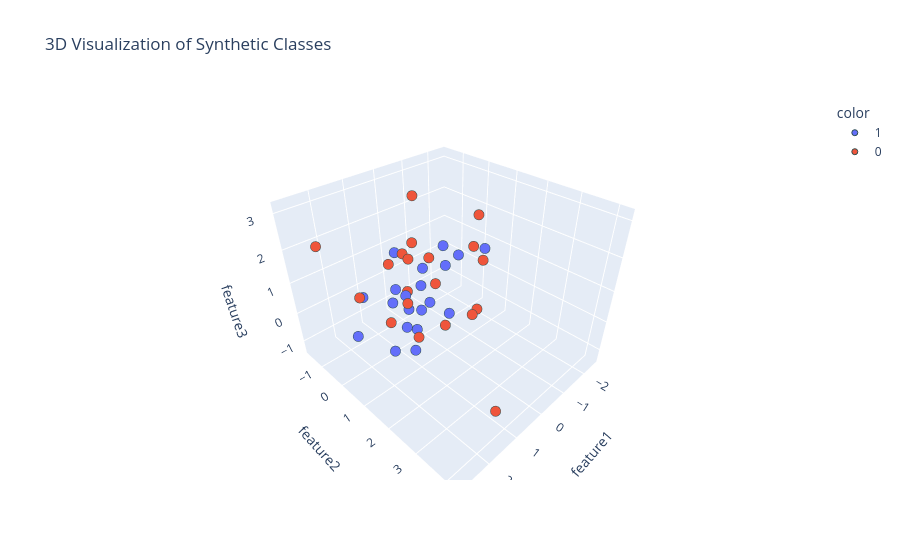

The code cell stored with this chart in its notebook:
### Code cell
# %pylab inline

# from matplotlib import pyplot as plt
# from mpl_toolkits.mplot3d import Axes3D
# from mpl_toolkits.mplot3d import proj3d
# from matplotlib.patches import FancyArrowPatch


# class Arrow3D(FancyArrowPatch):
#     def __init__(self, xs, ys, zs, *args, **kwargs):
#         FancyArrowPatch.__init__(self, (0,0), (0,0), *args, **kwargs)
#         self._verts3d = xs, ys, zs

#     def draw(self, renderer):
#         xs3d, ys3d, zs3d = self._verts3d
#         xs, ys, zs = proj3d.proj_transform(xs3d, ys3d, zs3d, renderer.M)
#         self.set_positions((xs[0],ys[0]),(xs[1],ys[1]))
#         FancyArrowPatch.draw(self, renderer)

# fig = plt.figure(figsize=(7,7))
# ax = fig.add_subplot(111, projection='3d')

# ax.plot(df['feature1'], df['feature2'], df['feature3'], 'o', markersize=8, color='blue', alpha=0.2)
# ax.plot([df['feature1'].mean()], [df['feature2'].mean()], [df['feature3'].mean()], 'o', markersize=10, color='red', alpha=0.5)
# for v in eigen_vectors.T:
#     a = Arrow3D([df['feature1'].mean(), v[0]], [df['feature2'].mean(), v[1]], [df['feature3'].mean(), v[2]], mutation_scale=20, lw=3, arrowstyle="-|>", color="r")
#     ax.add_artist(a)
# ax.set_xlabel('x_values')
# ax.set_ylabel('y_values')
# ax.set_zlabel('z_values')

# plt.title('Eigenvectors')

# plt.show()
import numpy as np
import pandas as pd
import plotly.express as px

# Fix random seed for reproducibility
np.random.seed(23) 

# First class (target = 1)
mu_vec1 = np.array([0,0,0])   # mean
cov_mat1 = np.array([[1,0,0],[0,1,0],[0,0,1]])  # covariance
class1_sample = np.random.multivariate_normal(mu_vec1, cov_mat1, 20)

df = pd.DataFrame(class1_sample, columns=['feature1','feature2','feature3'])
df['target'] = 1

# Second class (target = 0)
mu_vec2 = np.array([1,1,1])   # mean
cov_mat2 = np.array([[1,0,0],[0,1,0],[0,0,1]])
class2_sample = np.random.multivariate_normal(mu_vec2, cov_mat2, 20)

df1 = pd.DataFrame(class2_sample, columns=['feature1','feature2','feature3'])
df1['target'] = 0

# Combine datasets
df = pd.concat([df, df1], ignore_index=True)
df = df.sample(frac=1, random_state=23).reset_index(drop=True)  # shuffle rows

# 3D visualization
fig = px.scatter_3d(df, 
                    x="feature1", 
                    y="feature2", 
                    z="feature3",
                    color=df['target'].astype(str),
                    title="3D Visualization of Synthetic Classes")

fig.update_traces(marker=dict(size=6,
                              line=dict(width=1,
                                        color='DarkSlateGrey')),
                  selector=dict(mode='markers'))

fig.show()

### Figure 1 — Plotly figure (JSON) as saved in the notebook; plotly's stock layout.template omitted (floating-point values rounded to 4 significant figures)
{"data": [{"hovertemplate": "color=1<br>feature1=%{x}<br>feature2=%{y}<br>feature3=%{z}<extra></extra>", "legendgroup": "1", "marker": {"color": "#636efa", "line": {"color": "DarkSlateGrey", "width": 1}, "size": 6, "symbol": "circle"}, "mode": "markers", "name": "1", "scene": "scene", "showlegend": true, "type": "scatter3d", "x": [-0.3316, 0.2411, 1.415, 1.772, 0.4206, 0.3223, 1.045, 0.9486, -0.04544, -0.4208, 0.667, -1.01, 1.968, -0.3675, 0.1901, -0.02254, -1.838, -2.506, 1.267, -0.9926], "y": [-1.632, -0.9525, 0.4577, -0.3475, 0.4116, 0.06034, 0.5382, 0.7017, 1.041, -0.552, 0.02581, 0.4417, -0.5478, -1.137, 0.5121, 0.01342, -0.9388, 0.147, 0.1736, -0.1613], "z": [0.6191, -0.1363, 0.7289, 0.6701, -0.07132, -1.043, 0.8121, -1.051, -0.09403, -0.1211, -0.7776, 1.129, -0.6794, -1.322, 0.1315, 0.9359, -0.2018, 0.6062, -1.223, 1.192]}, {"hovertemplate": "color=0<br>feature1=%{x}<br>feature2=%{y}<br>feature3=%{z}<extra></extra>", "legendgroup": "0", "marker": {"color": "#EF553B", "line": {"color": "DarkSlateGrey", "width": 1}, "size": 6, "symbol": "circle"}, "mode": "markers", "name": "0", "scene": "scene", "showlegend": true, "type": "scatter3d", "x": [1.01, 1.677, 2.823, -0.7233, 1.438, 0.2046, 1.251, -1.39, 0.7489, -1.028, 1.425, 0.7319, 1.234, 0.1771, 0.3849, 0.2907, 0.8989, 2.011, 2.224, -0.7643], "y": [1.438, 4.188, -0.3329, 1.461, 1.1, -0.01154, 0.1864, 0.6667, 2.593, 1.131, 1.441, 0.5174, 0.05278, -0.5981, 1.324, 0.867, 0.436, 1.921, 0.2304, 1.567], "z": [2.328, -0.08056, 2.637, -0.08537, 1.065, 3.151, 1.704, 1.344, 1.171, 2.603, 0.1826, 2.245, -0.2616, 1.227, -0.1032, 0.9826, 0.821, 2.933, 1.192, 1.549]}], "layout": {"legend": {"title": {"text": "color"}, "tracegroupgap": 0}, "scene": {"domain": {"x": [0, 1], "y": [0, 1]}, "xaxis": {"title": {"text": "feature1"}}, "yaxis": {"title": {"text": "feature2"}}, "zaxis": {"title": {"text": "feature3"}}}, "title": {"text": "3D Visualization of Synthetic Classes"}}}
